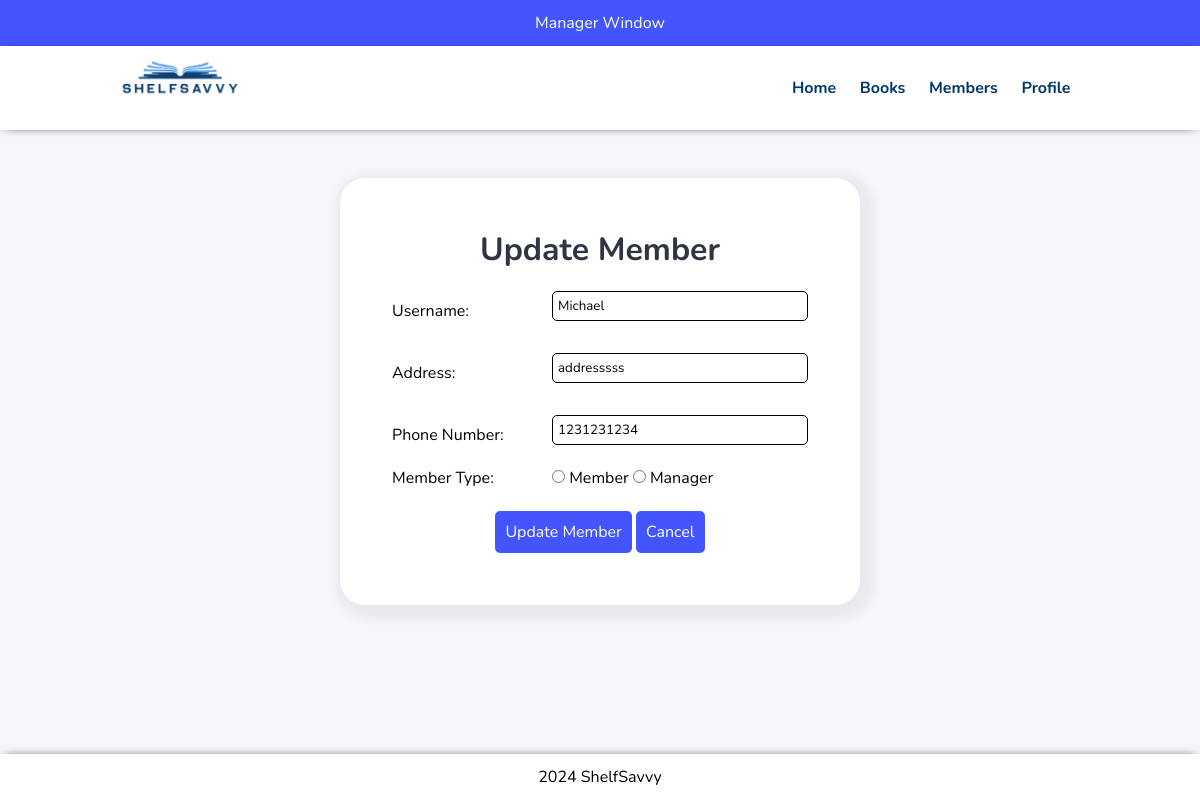
The app's page /manager/edit-member.php?id=13 (signed in) with its own data.
### tables this page shows
CREATE TABLE `user` (
  `Username` varchar(50) NOT NULL,
  `Password` varchar(255) NOT NULL,
  `MemberType` varchar(20) NOT NULL,
  `BooksOut` int(2) NOT NULL,
  `UID` int(10) NOT NULL,
  `Address` varchar(50) NOT NULL,
  `PhoneNum` bigint(10) NOT NULL
);

### manager/edit-member.php (the view, shortened to what this page needs)
<?php include('partials/header.php'); ?>
    <section class="page-container text-center">
        <div class="confirm-container">
            <h2 class="text-center">Update Member</h2>
            <?php
                $id=$_GET['id'];
                $sql="SELECT * FROM user WHERE UID=$id";
                $res=mysqli_query($conn, $sql);
                if($res==TRUE){
                    $count = mysqli_num_rows($res);
                    if($count==1){
                        $row=mysqli_fetch_assoc($res);
                        $username = $row['Username'];
                        $address = $row['Address'];
                        $phone_num = $row['PhoneNum'];
                    }else{
                        header('location:'.SITEURL.'manager/search-members.php');
                    }
                }
            ?>
            <form action="" method="POST">
                <table class="width-full">
                    <tr>
                        <td>Username: </td>
                        <td>
                            <input type="text" name="username" value="<?php echo $username; ?>">
                        </td>
                    </tr>
                    <tr>
                        <td>Address: </td>
                        <td>
                            <input type="text" name="address" value="<?php echo $address; ?>">
                        </td>
                    </tr>
                    <tr>
                        <td>Phone Number: </td>
                        <td>
                            <input type="number" name="phone_num" value="<?php echo $phone_num; ?>">
                        </td>
                    </tr>
                    <tr>
                        <td>Member Type: </td>
                        <td>
                            <input type="radio" name="mem_type" value="member"> Member
                            <input type="radio" name="mem_type" value="manager"> Manager
                        </td>
                    </tr>
                    <tr>
                        <td colspan="2" class="row-btns text-center">
                            <input type="submit" name="submit" value="Update Member" class="btn btn-primary">
                            <a href="member-list.php" class="btn btn-primary">Cancel</a>
                        </td>
                    </tr>
                </table>
            </form>
        </div>
    </section>
<?php include('partials/footer.php'); ?>

### css/style.css (style rules this page uses)
* { margin: 0 0; padding: 0 0; font-family: 'Nunito', sans-serif; }
body { margin: 0; padding: 0; display: flex; flex-direction: column; height:100vh; }
.text-center { text-align: center; }
.width-full { width:100%; }
a { color: hsl(209, 98%, 21%); text-decoration: none; }
.btn { padding: 10px; font-size: 1rem; border-radius: 5px; border: none; }
.btn-primary { background-color: rgb(66, 85, 255); color: white; cursor: pointer; }
h2 { color: #2f3542; font-size: 2rem; margin-bottom: 2%; }
.confirm-container { background-color: white; width: 35%; margin: 0 auto; padding: 50px; border-radius: 25px; box-shadow: 5px 5px 10px 10px rgba(0,0,0,0.05); }
.page-container { background-color: rgb(246, 247, 251); padding: 4% 0; flex-grow: 1; }
.confirm-container input[type="text"] { width: 100%; border-radius: 5px; padding: 5px; margin-bottom: 20px; margin-top: 10px; border: 1px solid black; }
.confirm-container input[type="number"] { width: 100%; border-radius: 5px; padding: 5px; margin-bottom: 20px; margin-top: 10px; border: 1px solid black; }

### css/manager.css (style rules this page uses)
.row-btns { padding-top: 20px; }

### records on screen
user: username "Michael", address "addresssss", phone_num "1231231234"
